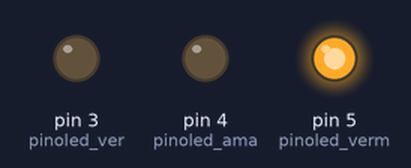
Simulated run of this sketch. Board: Arduino Uno, built with avr-gcc and run on an emulated ATmega328P. Parts: output pins drawn as LEDs (lit = HIGH).

Above: at 1.5 s.
At 4.5 s:
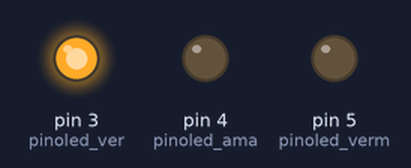
At 6.7 s:
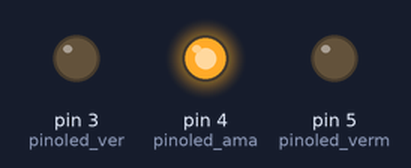
Timing chart, 0 to 9.8 s (numbered marks = the images above):
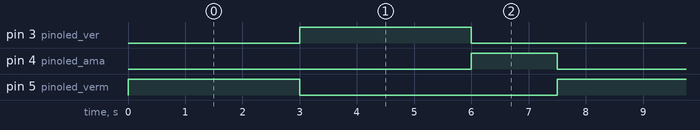

Measured:
- by itself, pin 3 (pinoled_ver), pin 5 (pinoled_verm): alternates HIGH for 3.0 s and LOW for 4.5 s
- by itself, pin 4 (pinoled_ama): alternates HIGH for 1.5 s and LOW for 6.0 s
- by itself, everything shown: repeats every 7.5 s, in 3 steps

The sketch:

semafaro.ino
```cpp
//Definicao pinos leds
int pinoled_ver = 3;
int pinoled_ama = 4;
int pinoled_verm = 5;

void setup()
{
  pinMode(pinoled_ver, OUTPUT);
  pinMode(pinoled_ama, OUTPUT);
  pinMode(pinoled_verm, OUTPUT);
}

void loop()
{
  digitalWrite(pinoled_ama, LOW);
  digitalWrite(pinoled_verm, HIGH);

  delay(3000);

  digitalWrite(pinoled_verm, LOW);
  digitalWrite(pinoled_ver, HIGH);

  delay(3000);

  digitalWrite(pinoled_ver, LOW);
  digitalWrite(pinoled_ama, HIGH);

  delay(1500);
 }
```
